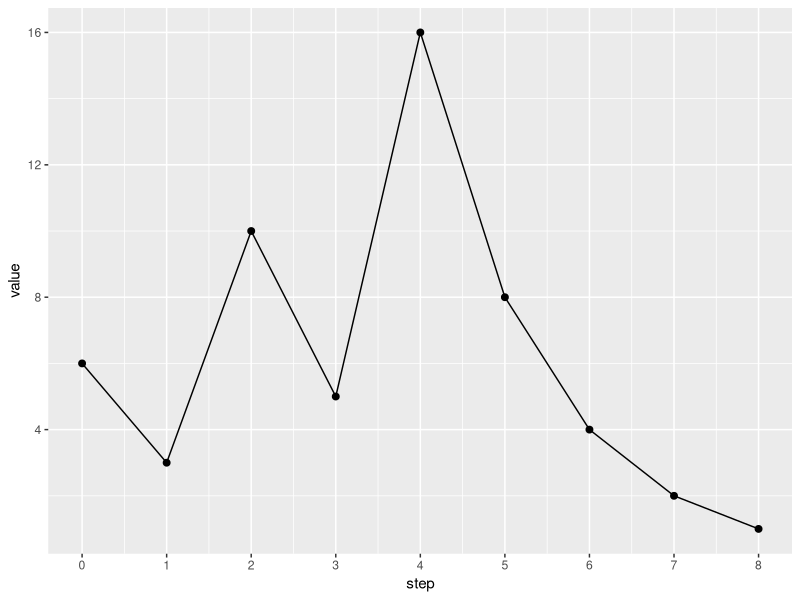

Here is the R script that generated this plot:
## ---- chunk 1
#| code-fold: true
#| echo: !expr knitr::is_html_output()
#| message: false
#| warning: false
#| fig-alt: >-
#|   The Collatz sequence starting at 6, plotted as points joined by line
#|   segments. The value is 6 at step 0, falls to 3, jumps to 10 and then to
#|   5, rises to a peak of 16 at step 4, and then falls through 8, 4 and 2
#|   to reach 1 at step 8.

collatz_step <- function(n) {
  if (n %% 2 == 0) n / 2 else 3 * n + 1
}

# apply the rule until the sequence reaches 1
current <- 6
values <- current
while (current != 1) {
  current <- collatz_step(current)
  values <- c(values, current)
}

steps <- seq_along(values) - 1
collatz_seq <- tibble::tibble(step = steps, value = values)

collatz_plot <- ggplot2::ggplot(collatz_seq) +
  ggplot2::aes(x = step, y = value) +
  ggplot2::geom_line() +
  ggplot2::geom_point(size = 2) +
  ggplot2::scale_x_continuous(breaks = steps) +
  ggplot2::labs(x = "step", y = "value")

collatz_plot
